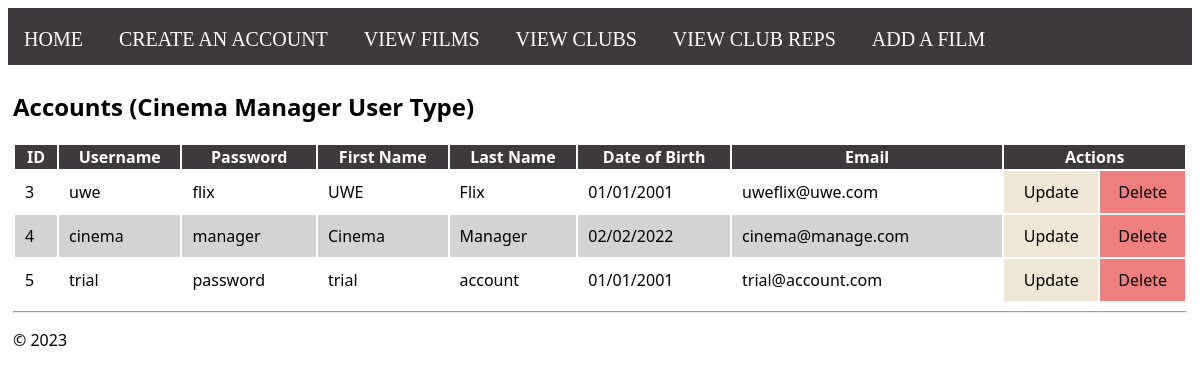
The page / on the database its author committed.
### UWEFlix/models.py (models this page shows)
class Accounts(models.Model):
    username = models.CharField(max_length=300)
    password = models.CharField(max_length=300)
    firstName = models.CharField(max_length=300)
    surname = models.CharField(max_length=300)
    dateOfBirth = models.CharField(max_length=300)
    email = models.CharField(max_length=300)

### UWEFlix/views.py (the view)
class HomeListView(ListView):
    model = Accounts
    filmObj = Film()
    accountObj = Account()
    def get_context_data(self, **kwargs):
        context= super(HomeListView,self).get_context_data(**kwargs)
        return context

### UWEFlix/templates/UWEFlix/home.html (shortened to what this page needs)
{% extends "UWEFlix/layout.html" %}
{% block css %}
{% load static %}
<link rel="stylesheet" type="text/css" href="{% static 'UWEFlix/site.css' %}"/>
{% endblock %}
{% block content %}
    <h2>Accounts (Cinema Manager User Type)</h2>
    {% if accounts_list %}
        <div class = "HomeTable">
        <table class="accounts_list">
            <thead>
            <tr>
                <th>ID</th>
                <th>Username</th>
                <th>Password</th>
                <th>First Name</th>
                <th>Last Name</th>
                <th>Date of Birth</th>
                <th>Email</th>
                <th colspan="2">Actions </th>
            </tr>
            </thead>
            <tbody>
            {% for accounts in accounts_list %}
                <tr>
                    <td>{{ accounts.id }}</a></td>
                    <td>{{ accounts.username }}</td>
                    <td> {{ accounts.password }} </td>
                    <td>{{ accounts.firstName}}</td>
                    <td>{{ accounts.surname }}</td>
                    <td>{{accounts.dateOfBirth }} </td>
                    <td>{{accounts.email }} </td>
                    <td class = "update-field"><a class = "actions" href="update/account/{{ accounts.id }}" class="btn btn-primary">Update</a></td>
                    <td class = "delete-field"><a class = "actions" href="delete/account/{{ accounts.id }}" class="btn btn-primary">Delete</a></td>
                </tr>
            {% endfor %}
            </tbody>
        </table>
    </div>
    {% endif %}
{% endblock %}

### UWEFlix/static/UWEFlix/site.css (style rules this page uses)
table { width: 100%; font-family:'Segoe UI', Tahoma, Geneva, Verdana, sans-serif; }
tr:nth-child(even) { background: lightgrey; }
td { padding:10px; }
th { background-color: #3d393c; color:white; }
.update-field { background-color: #EFE7D3; padding:5px; text-align:center; }
.delete-field { padding:5px; background-color: lightcoral; text-align:center; }
.actions { text-decoration:none; color:black; }

### rows shown on the page
Accounts: id "3", username "uwe", password "flix", firstName "UWE", surname "Flix", dateOfBirth "01/01/2001", email "uweflix@uwe.com"
Accounts: id "4", username "cinema", password "manager", firstName "Cinema", surname "Manager", dateOfBirth "02/02/2022", email "cinema@manage.com"
Accounts: id "5", username "trial", password "password", firstName "trial", surname "account", dateOfBirth "01/01/2001", email "trial@account.com"
